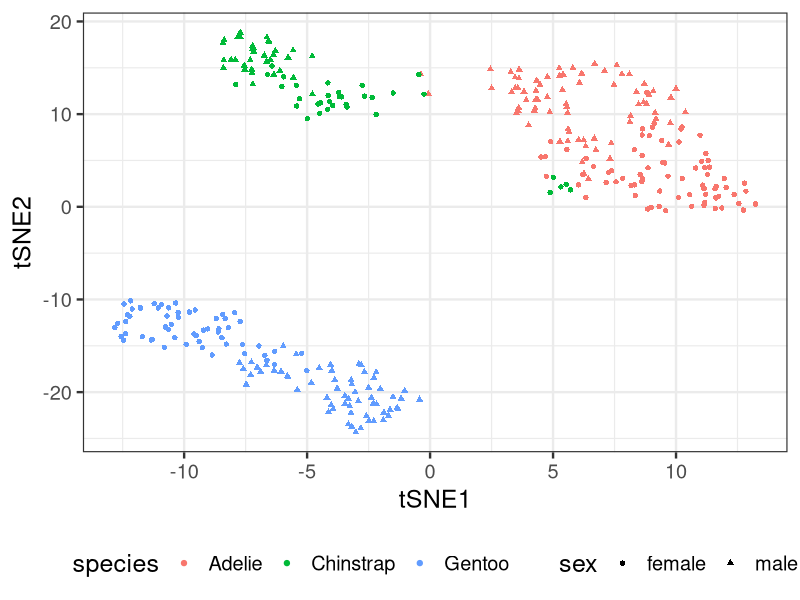
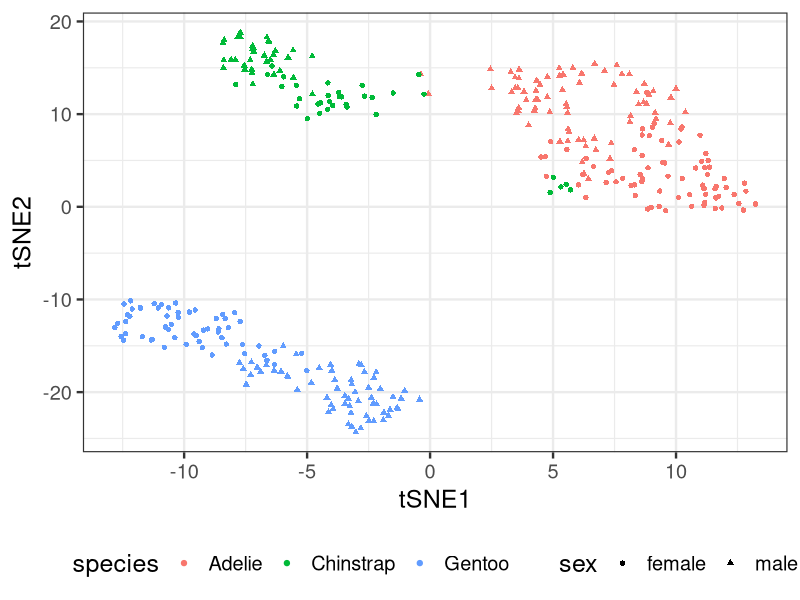

R code for these plots, in order:
##insall and load packages
library(tidyverse)
install.packages("palmerpenguins")
library(palmerpenguins)
library(Rtsne)
#Set theme
theme_set(theme_bw(18))

#load data and clean
penguins <- penguins %>% 
      drop_na() %>%#dropping Na values
      select(-year)%>%#removing yr
      mutate(ID=row_number())  #Adding row numbercolumn
View(penguins)

#Create a meta data of the same penguins data
penguins_meta <- penguins %>%
      select(ID,species,island,sex)

#Performing tSNE with Rtsne package
#At first you will need to get only the data that is numeric in order 
#to work with it
set.seed(142)
tSNE_fit <- penguins %>%
      select(where(is.numeric)) %>%
      column_to_rownames("ID") %>%
      scale() %>% 
      Rtsne()

#We are interested in tsne1 and tsne2 for the data frame
# so we convert this into a data frame
tSNE_df <- tSNE_fit$Y %>% 
      as.data.frame() %>%
      rename(tSNE1="V1",
             tSNE2="V2") %>%
      mutate(ID=row_number())
View(tSNE_df)

#Merge data by a column value
tSNE_df <- tSNE_df %>%
      inner_join(penguins_meta, by="ID")
View(tSNE_df)

tSNE_df %>%
      ggplot(aes(x = tSNE1, 
                 y = tSNE2,
                 color = species,
                 shape = sex))+
      geom_point()+
      theme(legend.position="bottom")
ggsave("tSNE_plot_example1.png")
